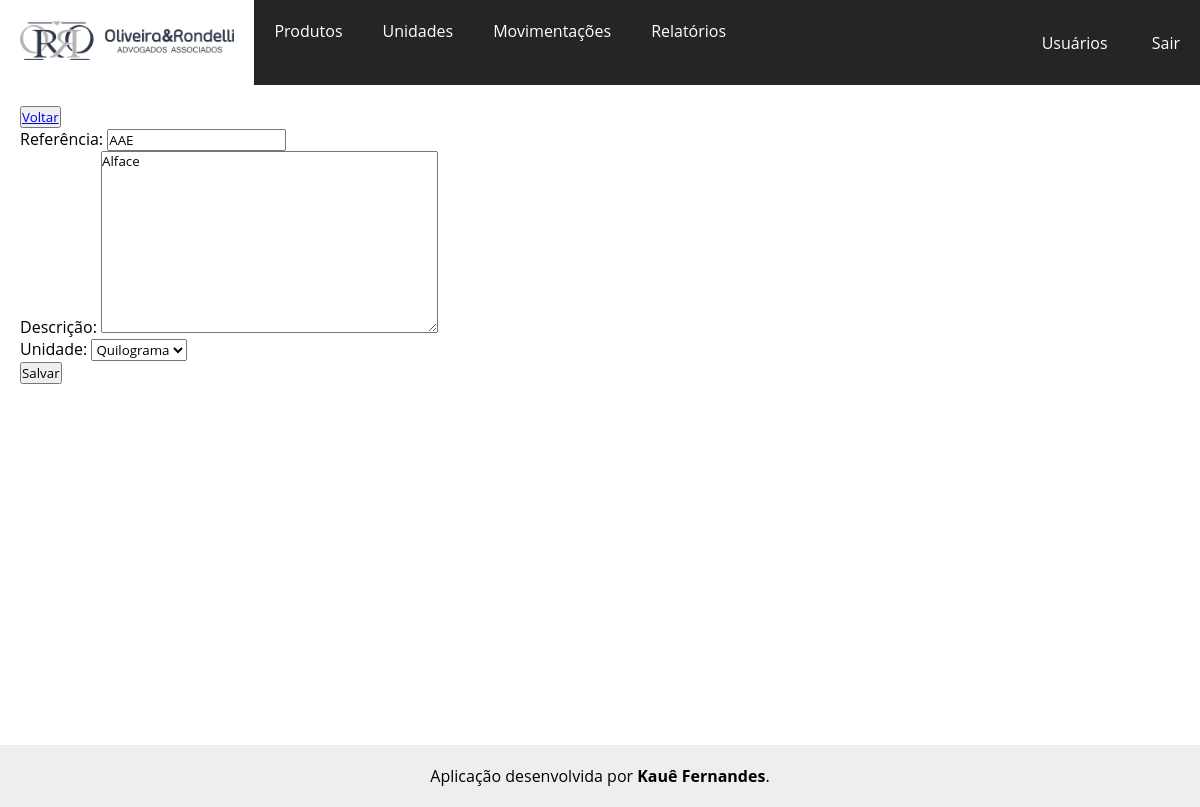
The app's page /produtos/alterar_produto/6/ (signed in) with its own data.
### produtos/models.py (models this page shows, shortened)
class Produtos(models.Model):
    pro_referencia = models.CharField('Referência', max_length=20, default='SEM-REF')                           # Referência do produto
    pro_descricao = models.TextField('Descrição')                                                               # Descrição do produto
    pro_unidade = models.ForeignKey(Unidades, on_delete=models.PROTECT, verbose_name='Unidade', default=1)      # Chave estrangeira referenciando a unidade da tabela Unidades
    pro_custo_medio = models.DecimalField('movimentacoes.Movimentacao', decimal_places=2, max_digits=10)                        # Custo médio
    pro_saldo = models.IntegerField('Saldo', default=0)                                                         # Saldo do produto no estoque
    pro_data_adicionada = models.DateTimeField(auto_now_add=True)                                               # Data em que o produto foi adicionado
    pro_data_modificado = models.DateTimeField(auto_now=True)                                                   # Data em que o produto foi modificado
    class Meta:
        verbose_name = 'Produto'
        verbose_name_plural = 'Produtos'
        ordering = ['-pro_descricao']

### produtos/views.py (the view)
# urls.py: path('alterar_produto/<id>/', views.alterar_produto, name = 'alterar_produto'),     # Caminho para a página de editar algum produto
@login_required
def alterar_produto(request, id):
    produto = Produtos.objects.get(id=id)
    if request.method != 'POST':
        form = ProdutosForm(instance=produto)
    else:
        form = ProdutosForm(instance=produto, data=request.POST)
        if form.is_valid():
            form.save()
            return HttpResponseRedirect(reverse('produto', args=[produto.id]))
    context = {'produto': produto, 'form': form}
    return render(request, 'produtos/alterar_produto.html', context)

### produtos/forms.py
class ProdutosForm(forms.ModelForm):
    class Meta:
        model = Produtos
        fields = ['pro_referencia',
                  'pro_descricao',
                  'pro_unidade']
        label = {'Referência': '',
                 'Descrição': '',
                 'Unidade': ''}

### produtos/models.py (called while the page is built)
    def __str__(self):
        return self.uni_nome

### produtos/templates/produtos/alterar_produto.html (shortened to what this page needs)
<!DOCTYPE html>
{% extends "core/base.html" %}
    {% block content %}
    <button><a href="{% url 'produto' produto.id %}">Voltar</a></button>
    <br>
    <form action="{% url 'alterar_produto' produto.id %}" method="post">
        {{ form.as_p }}
        <button name="submit">Salvar</button>
    </form>
    {% endblock content %}

### static/css/style.css (style rules this page uses)
* { margin: 0; padding: 0; box-sizing: border-box; font-family: 'Open Sans', sans-serif; }

### records on screen
Produtos: pro_referencia "AAE", pro_descricao "Alface", pro_unidade "Quilograma"
